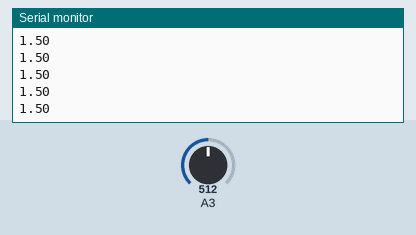
Simulated run of this sketch. Board: Arduino Uno, built with avr-gcc and run on an emulated ATmega328P. Parts: the last lines printed to the serial monitor. The inputs (shaded band) are chosen by the test bench; at power-on: A3 = 512.

Above: at 1.2 s.
1.3 s: A3 set to 716
At 2.0 s:
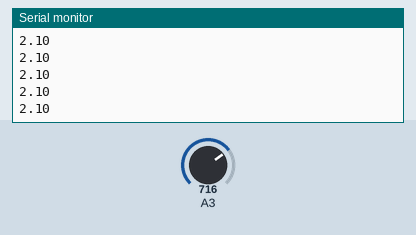
2.8 s: A3 set to 900
At 3.9 s:
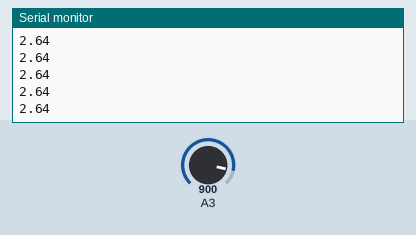
Timing chart, 0 to 5.8 s (numbered marks = the images above; inputs shaded):
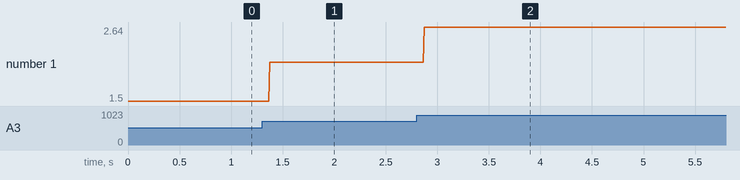

The sketch:

readCurrent_c.ino
```cpp
int sensorValue;
float resistor = 10.03*1000;
float voltage = 0;
float current = 0;
void setup() {
  // initialize serial communication at 9600 bits per second:
  Serial.begin(9600); // msp430g2231 must use 4800
  // make the on-board pushbutton's pin an input pullup:

}

// the loop routine runs over and over again forever:
void loop() {
  // read the input pin:
  sensorValue = analogRead(A3);
  // print out the state of the button:
  voltage = sensorValue * (3.0 / 1023.0);

  Serial.println(voltage);
}
```

Measured:
- after the input at 1.3 s, the serial monitor: prints a new line after 0.07 s (image 1)
- after the input at 2.8 s, the serial monitor: prints a new line after 0.07 s (image 2)
- plotted number 1: 1.5 → 2.1 after the input at 1.3 s, 2.1 → 2.64 after the input at 2.8 s
